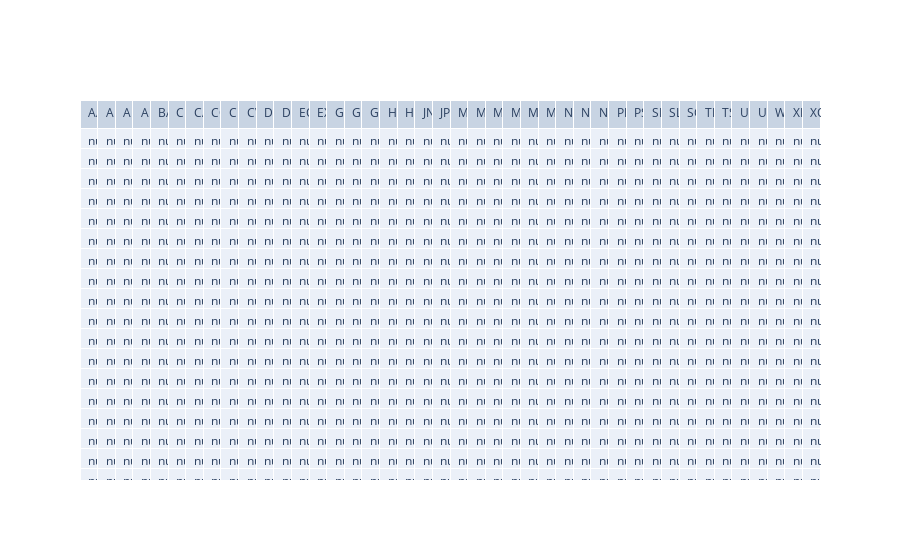

Source (notebook cell):
### Code cell
# View rolling_avg interactively using Plotly DataTable
import plotly.graph_objects as go
 
# Create a DataTable
fig = go.Figure(data=[go.Table(
    header=dict(values=list(rolling_avg.columns), align='left'),
    cells=dict(values=[rolling_avg[col] for col in rolling_avg.columns], align='left')
)])
 
# Show the DataTable
fig.show()

### Figure 1 — Plotly figure (JSON) as saved in the notebook; plotly's stock layout.template omitted (floating-point values rounded to 4 significant figures; data arrays with more than 128 entries replaced by an {"elided": "..."} marker saying what was removed)
{"data": [{"cells": {"align": "left", "values": {"elided": "42x1185 float values"}}, "header": {"align": "left", "values": ["AAPL", "ABBV", "AEP", "AMZN", "BAC", "C", "CAT", "COP", "CRM", "CVX", "DE", "DUK", "EOG", "EXC", "GE", "GOOG", "GS", "HD", "HON", "JNJ", "JPM", "MCD", "META", "MMM", "MRK", "MS", "MSFT", "NEE", "NKE", "NVDA", "PFE", "PSX", "SBUX", "SLB", "SO", "TMO", "TSLA", "UNH", "UNP", "WFC", "XEL", "XOM"]}, "type": "table"}], "layout": {}}
